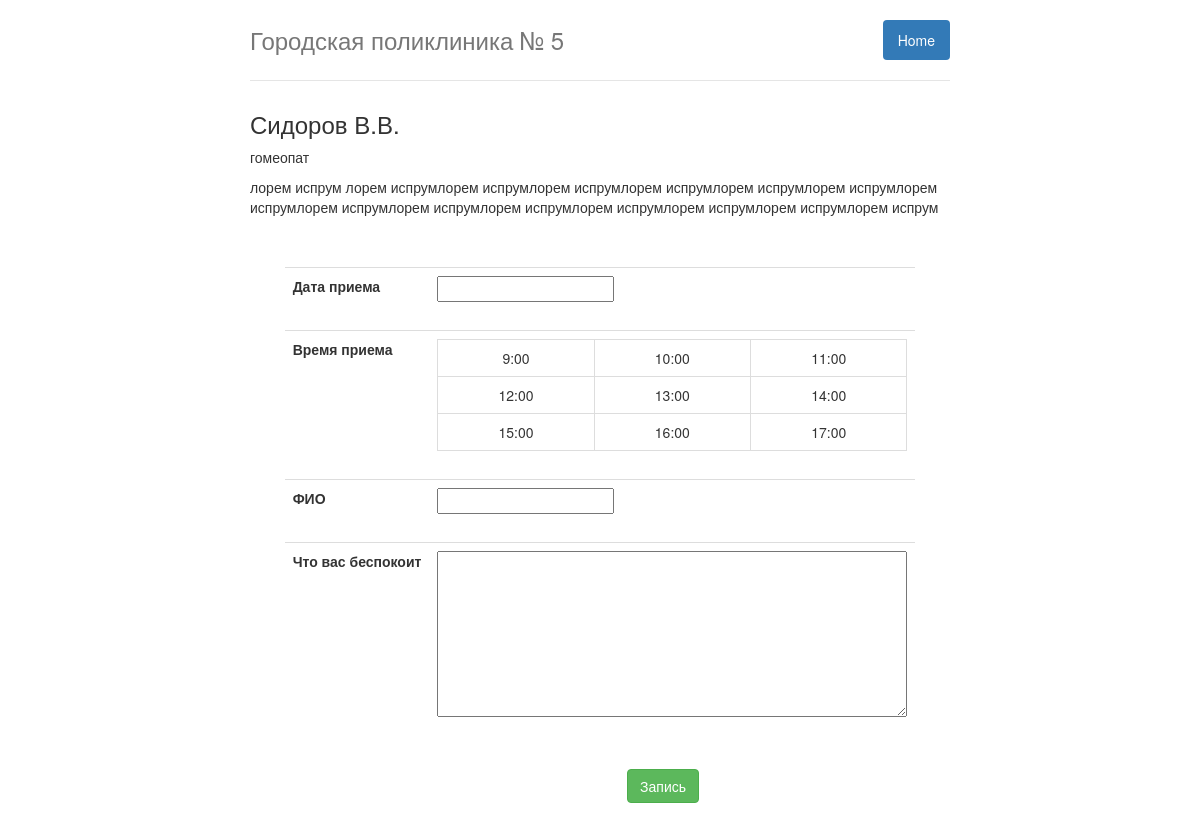
/doctor/4/, run on the app's committed database.
### app/models.py (models this page shows, shortened)
class Doctor (models.Model):
    name=models.CharField(verbose_name='ФИО', max_length = 300 )
    specialization=models.CharField(verbose_name='Специализация',max_length=300)
    info=models.CharField(verbose_name='Инфо о враче',max_length=10000)
    class Meta:
        verbose_name_plural = "Врачи"
        verbose_name = "Врач"

### app/views.py (the view, shortened to what this page needs)
# urls.py: url(r'^doctor/(?P<doctor_id>\d+)/$',ReceptionView.as_view(), name='reception'),
class ReceptionView(FormView):
    form_class = ReceptionForm
    template_name = 'reception.html'
    def get_context_data(self, **kwargs):
        context = super(ReceptionView, self).get_context_data(**kwargs)
        context['doctor']=Doctor.objects.get(id= self.kwargs['doctor_id'])
        return context

### app/forms.py
class ReceptionForm(forms.ModelForm):
    class Meta:
        model = Reception
        fields = ('date','time','patient_name','patient_info')
    def __init__(self, *args, **kwargs):
        super(ReceptionForm, self).__init__(*args, **kwargs)
        self.fields['time'].widget = forms.HiddenInput()
        self.fields['patient_info'].widget = forms.Textarea(attrs={'cols': 60, 'rows': 8})
        self.fields['patient_info'].label = 'Что вас беспокоит'

### app/templates/reception.html (shortened to what this page needs)
{% extends "index.html" %}
{% load static %}
  {% block content %}
    <h3>{{doctor.name|safe}}</h3>
    <p>{{doctor.specialization|safe}}</p>
    <p>{{doctor.info|safe}}</p>
    <br><br>
    <div align="center">
      <form action="" class="form-inline" method="post" enctype="multipart/form-data">
        <div class="form-group">
          <table class="table table-borderless">
            <tr><th>{{form.date.label}}</th><td>{{form.date}}{{form.date.errors}}<br><br></td></tr>
            <tr><th>{{form.time.label}}</th>
            <td>
                <table class="table table-bordered">
                  <tr>
                    <td align="center" valign="center" class="time">9:00</td>
                    <td align="center" valign="center" class="time">10:00</td>
                    <td align="center" valign="center" class="time">11:00</td>
                  </tr>
                  <tr>
                    <td align="center" valign="center" class="time">12:00</td>
                    <td align="center" valign="center" class="time">13:00</td>
                    <td align="center" valign="center" class="time">14:00</td>
                  </tr>
                  <tr>
                    <td align="center" valign="center" class="time">15:00</td>
                    <td align="center" valign="center" class="time">16:00</td>
                    <td align="center" valign="center" class="time">17:00</td>
                  </tr>
                </table>
            </td></tr>
            <tr><th> {{form.patient_name.label}}</th><td>{{form.patient_name}}{{form.patient_name.errors}}<br><br></td></tr>
            <tr><th>{{form.patient_info.label}}</th><td>{{form.patient_info}}{{form.patient_info.errors}}<br><br></td></tr>
          </table>
            <div style="padding-left:20%;"><button id="submit" class="btn btn-success">Запись</button></div>
        </div>
      </form>
    </div>
  {% endblock content %}
  {% block css %}
    <link rel="stylesheet" href="{% static 'jquery-ui/jquery-ui.css' %}">
    <link rel="stylesheet" href="{% static 'jquery-ui/jquery-ui.theme.css' %}">
  {% endblock %}

### static/custom_css/custom.css (style rules this page uses)
body { padding-top: 20px; padding-bottom: 20px; }

### data on the page
Doctor: name "Сидоров В.В.", specialization "гомеопат", info "лорем испрум лорем испрумлорем испрумлорем испрумлорем испрумлорем испрумлорем испрумлорем испрумлорем испрумлорем испрумлорем испрумлорем испрумлорем испрумлорем испрумлорем испрум"
